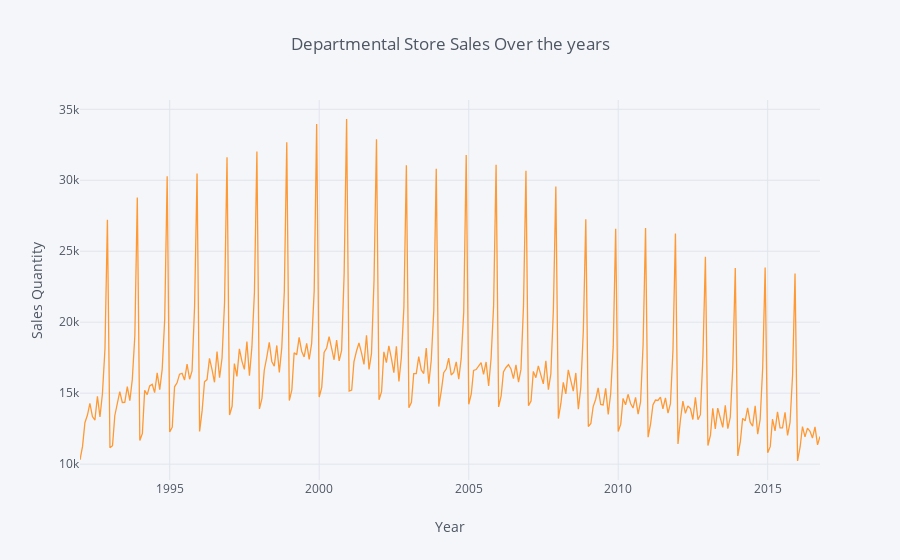

The notebook cell this image was saved under:
### Code cell
data['Sales'].iplot(kind='line',title='Departmental Store Sales Over the years', # Visualizing sales over the year
                    xTitle='Year',yTitle='Sales Quantity')

### Figure 1 — Plotly figure (JSON) as saved in the notebook; plotly's stock layout.template omitted (floating-point values rounded to 4 significant figures; data arrays with more than 128 entries replaced by an {"elided": "..."} marker saying what was removed)
{"data": [{"line": {"color": "rgba(255, 153, 51, 1.0)", "dash": "solid", "shape": "linear", "width": 1.3}, "mode": "lines", "name": "Sales", "text": "", "type": "scatter", "uid": "8dcb465f-0239-4f25-9fe8-1d138b45f548", "x": {"elided": "298 str values"}, "y": {"elided": "298 int values"}}], "layout": {"legend": {"bgcolor": "#F5F6F9", "font": {"color": "#4D5663"}}, "paper_bgcolor": "#F5F6F9", "plot_bgcolor": "#F5F6F9", "title": {"font": {"color": "#4D5663"}, "text": "Departmental Store Sales Over the years"}, "xaxis": {"gridcolor": "#E1E5ED", "showgrid": true, "tickfont": {"color": "#4D5663"}, "title": {"font": {"color": "#4D5663"}, "text": "Year"}, "zerolinecolor": "#E1E5ED"}, "yaxis": {"gridcolor": "#E1E5ED", "showgrid": true, "tickfont": {"color": "#4D5663"}, "title": {"font": {"color": "#4D5663"}, "text": "Sales Quantity"}, "zerolinecolor": "#E1E5ED"}}}
